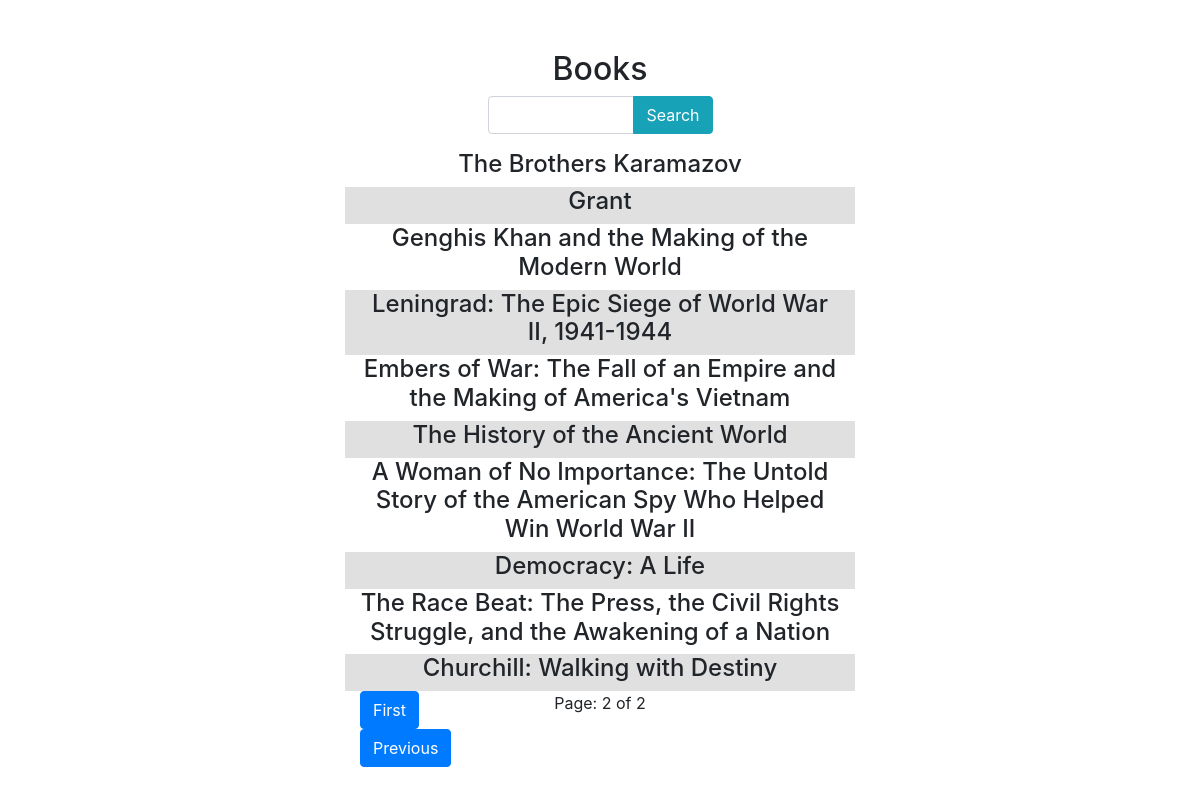
Page /books/?page=2 on the committed database.
### bookAPI/models.py (models this page shows, shortened)
class Book(models.Model):
    name = models.CharField(max_length=200)
    category = models.CharField(max_length=200, default=None)
    description = models.CharField(max_length=500, default=None)
    rating = models.FloatField()
    image = models.ImageField(upload_to='images', default='images/none/noimg.jpg')

### bookAPI/views.py (the view)
# urls.py: path("books/", views.book_list, name='book_list'),
def book_list(request):
    book_object = Book.objects.all()
    book_name = request.GET.get('book_name')
    if book_name != "" and  book_name is not None:
        book_object = book_object.filter(name__icontains=book_name)
    paginator = Paginator(book_object, 10)
    page = request.GET.get('page')
    book_object = paginator.get_page(page)
    return render(request, "bookAPI/book_list.html", {'book_object':book_object})

### bookAPI/templates/bookAPI/book_list.html (shortened to what this page needs)
<link rel="stylesheet" href="https://cdn.jsdelivr.net/npm/bootstrap@4.3.1/dist/css/bootstrap.min.css">
<div>
    <div style="margin-top: 50px; margin-left: 30%; margin-right: 30%;">
        <h2 style="text-align: center;">Books</h2>
        <div class="row d-flex justify-content-center">
            <div class="col-lg-6">
                <form action="" method="GET">
                    <div class="input-group mb-3">
                        <input class='form-control' type="search" name="book_name">
                        <div class="input-group-append">
                            <button class="btn btn-info" type="submit">Search</button>
                        </div>
                    </div>
                </form>
            </div>
        </div>
        {% for book_item in book_object %}
        <div class="row book">
            <div class="col-lg-12">
                <div class="h4" style="text-align: center;">
                    {{book_item.name}}
                </div>
            </div>
        </div>
        {% endfor %}
        <div class="row">
            <div class="col-lg-4">
                <div class="float-right">
                {% if book_object.has_previous %}
                    <a class="btn btn-primary " href="?page=1">First</a>
                    <a class="btn btn-primary" href="?page={{ book_object.previous_page_number }}">Previous</a>
                {% endif %}
            </div>
                </div>
                <div class="col-lg-4" style="text-align: center;">
                Page: {{ book_object.number }} of {{ book_object.paginator.num_pages }}
                </div>
                <div class="col-lg-4">
            </div>
            </div>
        </div>
    </div>

### bookAPI/templates/bookAPI/book_list.html (style rules this page uses)
.book:nth-of-type(odd) { background: #e0e0e0; }

### rows in the picture
Book: name "The Brothers Karamazov"
Book: name "Grant"
Book: name "Genghis Khan and the Making of the Modern World"
Book: name "Leningrad: The Epic Siege of World War II, 1941-1944"
Book: name "Embers of War: The Fall of an Empire and the Making of America's Vietnam"
Book: name "The History of the Ancient World"
Book: name "A Woman of No Importance: The Untold Story of the American Spy Who Helped Win World War II"
Book: name "Democracy: A Life"
Book: name "The Race Beat: The Press, the Civil Rights Struggle, and the Awakening of a Nation"
Book: name "Churchill: Walking with Destiny"

### other values in the picture
{{ book_object.number }} "2"
{{ book_object.paginator.num_pages }} "2"
